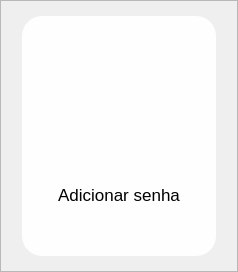
<?xml version="1.0" encoding="UTF-8"?>
<ui version="4.0">
 <class>Frame</class>
 <widget class="QFrame" name="Frame">
  <property name="geometry">
   <rect>
    <x>0</x>
    <y>0</y>
    <width>238</width>
    <height>272</height>
   </rect>
  </property>
  <property name="minimumSize">
   <size>
    <width>238</width>
    <height>272</height>
   </size>
  </property>
  <property name="maximumSize">
   <size>
    <width>238</width>
    <height>294</height>
   </size>
  </property>
  <property name="windowTitle">
   <string>Frame</string>
  </property>
  <layout class="QVBoxLayout" name="verticalLayout">
   <property name="spacing">
    <number>0</number>
   </property>
   <property name="leftMargin">
    <number>0</number>
   </property>
   <property name="topMargin">
    <number>0</number>
   </property>
   <property name="rightMargin">
    <number>0</number>
   </property>
   <property name="bottomMargin">
    <number>0</number>
   </property>
   <item>
    <widget class="QFrame" name="frame_PSWRDItem">
     <property name="minimumSize">
      <size>
       <width>238</width>
       <height>272</height>
      </size>
     </property>
     <property name="maximumSize">
      <size>
       <width>238</width>
       <height>272</height>
      </size>
     </property>
     <property name="frameShape">
      <enum>QFrame::StyledPanel</enum>
     </property>
     <property name="frameShadow">
      <enum>QFrame::Raised</enum>
     </property>
     <property name="lineWidth">
      <number>0</number>
     </property>
     <widget class="QPushButton" name="pushButton_addNewPSWRD">
      <property name="enabled">
       <bool>true</bool>
      </property>
      <property name="geometry">
       <rect>
        <x>22</x>
        <y>16</y>
        <width>194</width>
        <height>240</height>
       </rect>
      </property>
      <property name="minimumSize">
       <size>
        <width>194</width>
        <height>240</height>
       </size>
      </property>
      <property name="maximumSize">
       <size>
        <width>194</width>
        <height>240</height>
       </size>
      </property>
      <property name="font">
       <font>
        <family>Inter</family>
        <pointsize>13</pointsize>
        <weight>9</weight>
        <italic>false</italic>
        <bold>false</bold>
       </font>
      </property>
      <property name="contextMenuPolicy">
       <enum>Qt::NoContextMenu</enum>
      </property>
      <property name="styleSheet">
       <string notr="true">QPushButton{
	background-color: rgb(254, 254, 254);
	font: 75 13pt &quot;Inter&quot;;

	border-radius: 20px;
}

QPushButton:hover{
	background-color: rgb(235, 235, 235);
}

QPushButton:hover:pressed{
	background-color: rgb(255, 255, 255);
}

</string>
      </property>
      <property name="text">
       <string/>
      </property>
      <property name="icon">
       <iconset resource="QTImages.qrc">
        <normaloff>:/AddPSWRD/Images/add_circled.svg</normaloff>:/AddPSWRD/Images/add_circled.svg</iconset>
      </property>
      <property name="iconSize">
       <size>
        <width>80</width>
        <height>80</height>
       </size>
      </property>
      <property name="checkable">
       <bool>false</bool>
      </property>
      <property name="autoRepeat">
       <bool>false</bool>
      </property>
      <property name="autoExclusive">
       <bool>false</bool>
      </property>
     </widget>
     <widget class="QLabel" name="label_2">
      <property name="geometry">
       <rect>
        <x>39</x>
        <y>180</y>
        <width>160</width>
        <height>31</height>
       </rect>
      </property>
      <property name="font">
       <font>
        <family>MS Shell Dlg 2</family>
        <pointsize>13</pointsize>
        <weight>50</weight>
        <italic>false</italic>
        <bold>false</bold>
        <underline>false</underline>
        <strikeout>false</strikeout>
        <kerning>true</kerning>
       </font>
      </property>
      <property name="autoFillBackground">
       <bool>false</bool>
      </property>
      <property name="styleSheet">
       <string notr="true">background-color: rgba(0,0,0,0%)</string>
      </property>
      <property name="frameShape">
       <enum>QFrame::NoFrame</enum>
      </property>
      <property name="frameShadow">
       <enum>QFrame::Plain</enum>
      </property>
      <property name="text">
       <string>&lt;html&gt;&lt;head/&gt;&lt;body&gt;&lt;p align=&quot;center&quot;&gt;Adicionar senha&lt;/p&gt;&lt;/body&gt;&lt;/html&gt;</string>
      </property>
     </widget>
    </widget>
   </item>
  </layout>
 </widget>
 <resources>
  <include location="QTImages.qrc"/>
 </resources>
 <connections/>
</ui>
